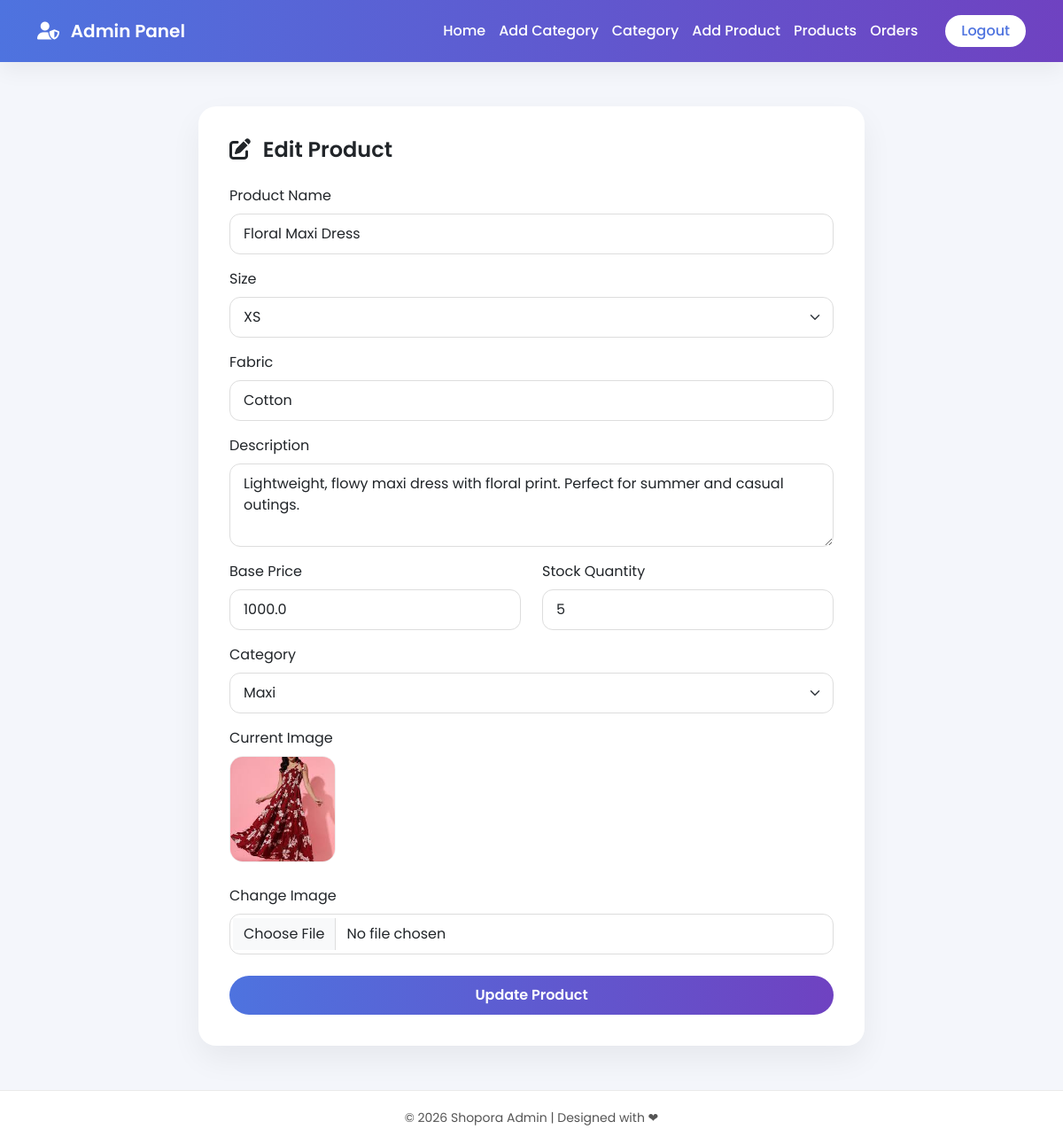
The app's page /productedit/1 with its own data.
### siteadmin/models.py (models this page shows, shortened)
class Product(models.Model):
    name = models.CharField(max_length=100)
    size = models.CharField(max_length=100,null=True,blank=True)
    fabric = models.CharField(max_length=100)
    description = models.TextField()
    base_price = models.FloatField()
    stock_quantity = models.PositiveIntegerField()
    categoryid = models.ForeignKey(category, on_delete=models.CASCADE)
    image = models.ImageField(upload_to='products', validators=[validate_jpg],null=True, blank=True)

class category(models.Model):
    cname=models.CharField(max_length=100)

### siteadmin/views.py (the view, shortened to what this page needs)
# urls.py: path('productedit/<int:id>',views. productedit,name='productedit'),
def productedit(request,id):
     r=get_object_or_404(Product,id=id)
     cate=category.objects.all()
     n=Product.objects.filter(id=id)
     return render(request,'admin/editproduct.html',{'ca':cate,'s':n})

### template/admin/editproduct.html (shortened to what this page needs)
{% extends 'admin/base.html' %}
{% block content %}
<div class="row justify-content-center">
    <div class="col-md-8">
        <div class="form-card">
            <h4 class="form-title">
                <i class="fa-solid fa-pen-to-square me-2"></i>
                Edit Product
            </h4>
            {% for i in s %}
            <form method="POST" enctype="multipart/form-data">
                <div class="mb-3">
                    <label class="form-label">Product Name</label>
                    <input type="text" name="name"
                           value="{{ i.name }}"
                           class="form-control" required>
                </div>
                <div class="mb-3">
                    <label class="form-label">Size</label>
                    <select name="size" id="size" class="form-select">
                        <option value="{{i.size}}">{{i.size}}</option>
                    </select>
                </div>
                <div class="mb-3">
                    <label class="form-label">Fabric</label>
                    <input type="text" name="fabric"
                           value="{{ i.fabric }}"
                           class="form-control" readonly>
                </div>
                <div class="mb-3">
                    <label class="form-label">Description</label>
                    <textarea name="description"
                              rows="3"
                              class="form-control"
                              required>{{ i.description }}</textarea>
                </div>
                <div class="row">
                    <div class="col-md-6 mb-3">
                        <label class="form-label">Base Price</label>
                        <input type="number"
                               name="base_price"
                               step="0.01"
                               value="{{ i.base_price }}"
                               class="form-control"
                               readonly>
                    </div>
                    <div class="col-md-6 mb-3">
                        <label class="form-label">Stock Quantity</label>
                        <input type="number"
                               name="stock_quantity"
                               value="{{ i.stock_quantity }}"
                               class="form-control"
                               required>
                    </div>
                </div>
                <div class="mb-3">
                    <label class="form-label">Category</label>
                    <select name="categoryid"
                            class="form-select"
                            required>
                        {% for c in ca %}
                            <option value="{{ c.id }}"
                                {% if c.id == i.categoryid.id %} selected {% endif %}>
                                {{ c.cname }}
                            </option>
                        {% endfor %}
                    </select>
                </div>
                <div class="mb-3">
                    <label class="form-label">Current Image</label><br>
                    {% if i.image %}
                        <img src="{{ i.image.url }}"
                             class="current-img">
                    {% else %}
                        <p>No image available</p>
                    {% endif %}
                </div>
                <div class="mb-4">
                    <label class="form-label">Change Image</label>
                    <input type="file"
                           name="image"
                           class="form-control">
                </div>
                <button type="submit"
                        class="btn btn-update w-100">
                    Update Product
                </button>
            </form>
            {% endfor %}
        </div>
    </div>
</div>
{% endblock %}

### template/admin/base.html (style rules this page uses)
body { font-family: 'Poppins', sans-serif; background: #f4f6fb; }

### template/admin/editproduct.html (style rules this page uses)
.form-card { background: #ffffff; padding: 35px; border-radius: 20px; box-shadow: 0 15px 35px rgba(0,0,0,0.06); }
.form-title { font-weight: 600; margin-bottom: 25px; }
.form-control, .form-select, textarea { border-radius: 12px; padding: 10px 15px; border: 1px solid #ddd; }
.btn-update { background: linear-gradient(90deg, #4e73df, #6f42c1); border: none; border-radius: 30px; padding: 10px; font-weight: 600; color: white; }
.current-img { width: 120px; height: 120px; object-fit: cover; border-radius: 15px; border: 1px solid #eee; margin-bottom: 10px; }

### records on screen
Product: name "Floral Maxi Dress", size "XS", fabric "Cotton", description "Lightweight, flowy maxi dress with floral print. Perfect for summer and casual outings.", base_price "1000.0", stock_quantity "5", categoryid "Maxi", image (picture)
